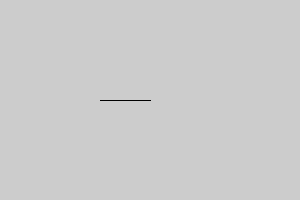
Frame 1 (no input)
Frame 60 (the mouse pressed at the canvas centre just before this capture): identical to frame 1, image omitted
Frame 120 (the mouse held since frame 60 and released just before this capture): identical to frame 1, image omitted

The Processing sketch that drew this single still picture (run headless with seeded random() and noise(); from frame 60 on, the mouse is pressed at the canvas centre):

// Processing sketch: sketch_200129d
// ── sketch_200129d.pde
// Author: Enric Guaus
// Date: 29/01/2020
// Course: Tècniques de programació informàtica I (ESMUC)
// Description: Introducing interruption functions: keyPressed().

int myHeight;                // Declaring the myHeight variable as an integer.

void setup(){ // Executed once at the beginning of the execution
  size(300,200);
  myHeight=0;                // Initializing it with a "controled" value: 0.
}

void draw(){ // Executed repeteadly as fast as the computer can.
  fill(201,154,65);
  rect(100,100,50,myHeight); // Using the variable.
}

void keyPressed(){ // Executed once only when a key is pressed. 
  myHeight=myHeight+1;       // Using the variable.
}
